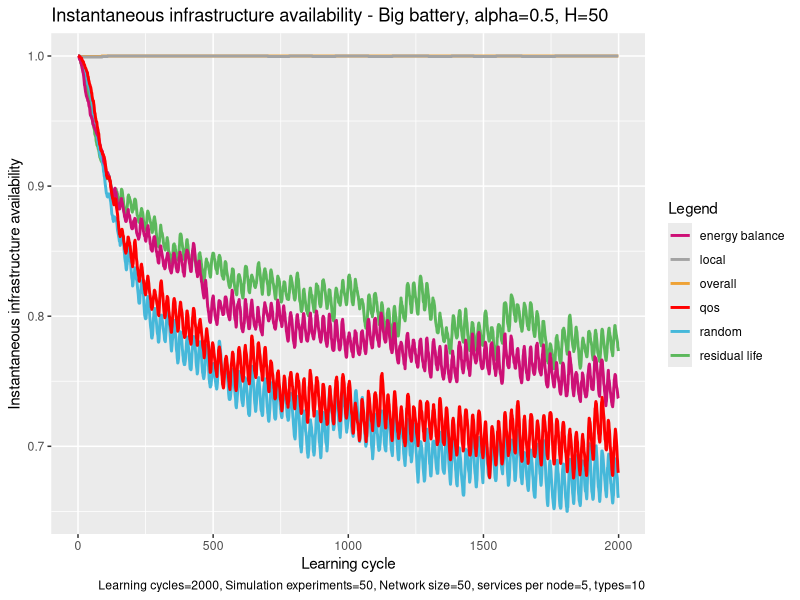

This figure's R source:
# execute all lines: ctrl + shift + enter

library(ggplot2)

# set working directory here
setwd(dirname(rstudioapi::getSourceEditorContext()$path))

overall <- read.table("exp_assembly_overall_energy_template.txt", 
                      header = F,
                      sep = " ",
                      col.names= c("overallx", "overally")
)

random <- read.table("exp_assembly_random.txt", 
                     header = F,
                     sep = " ",
                     col.names= c("randomx", "randomy")
)

res <- read.table("exp_assembly_residual_life_template.txt", 
                  header = F,
                  sep = " ",
                  col.names= c("resx","resy")
)

local <- read.table("exp_assembly_local_energy_template.txt", 
                    header = F,
                    sep = " ",
                    col.names= c("locx","locy")
)

learning <- read.table("exp_assembly_fair_energyBP.txt", 
                          header = F,
                          sep = " ",
                          col.names= c("enx","eny")
)

qos <- read.table("exp_assembly_QoS.txt", 
                       header = F,
                       sep = " ",
                       col.names= c("qosx","qosy")
)


overall_x <- overall$overallx
overall_y <- overall$overally

random_y <- random$randomy
res_y <- res$resy
local_y <- local$locy
energyAware_y <- learning$eny
qos_y <- qos$qosy

head(overall)

colors <- c("overall" = "#EEA236", "residual life" = "#5CB85C", "random" = "#46B8DA", "local"="gray64", "energy balance"="deeppink3", "qos"="#FF0000")

ggplot(data=local, aes(x=overall_x, col = group)) + 
  
  geom_line(aes(y = overall_y, color = "overall"), size = 1) +
  geom_line(aes(y = res_y, color = "residual life"), size = 1) +
  geom_line(aes(y = random_y, color = "random"), size = 1) +
  geom_line(aes(y = local_y, color = "local"), size = 1) +
  geom_line(aes(y = energyAware_y, color = "energy balance"), size = 1) +
  geom_line(aes(y = qos_y, color = "qos"), size = 1) +
  
  labs(x = "Learning cycle",
       y = "Instantaneous infrastructure availability",
       color = "Legend",
       title = "Instantaneous infrastructure availability - Big battery, alpha=0.5, H=50", 
       caption = "Learning cycles=2000, Simulation experiments=50, Network size=50, services per node=5, types=10") +
  
  scale_color_manual(values = colors)
